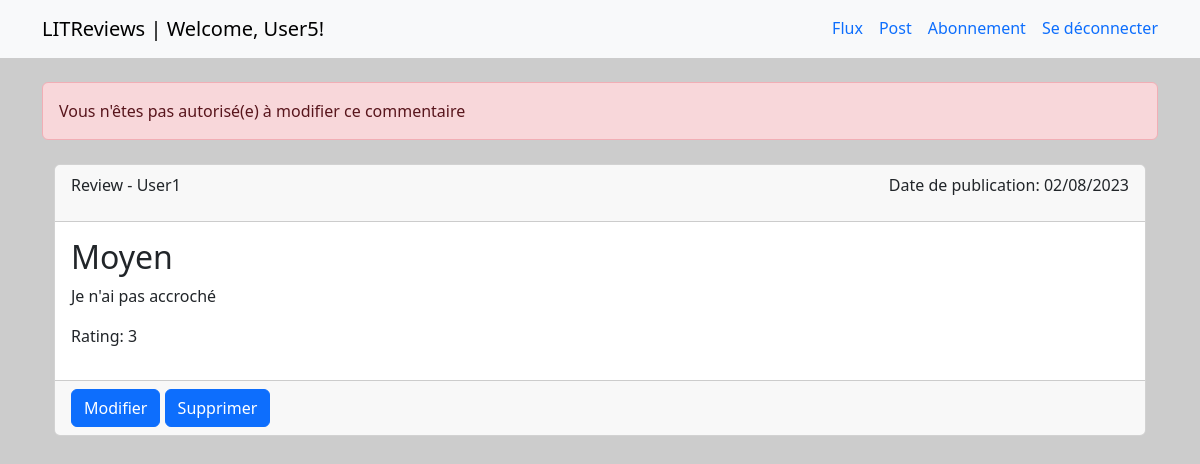
Screenshot of /LITReviews/review/17/change/ (signed in) with the database file from the repository.
### accounts/models.py (models this page shows)
class User(AbstractUser):
    pass

### LITReviews/models.py (models this page shows, shortened)
class Review(models.Model):
    ticket = models.ForeignKey(to=Ticket, on_delete=models.CASCADE)
    rating = models.PositiveSmallIntegerField(
        validators=[MinValueValidator(0), MaxValueValidator(5)]
    )
    headline = models.CharField(max_length=128)
    body = models.CharField(max_length=8192, blank=True)
    user = models.ForeignKey(to=settings.AUTH_USER_MODEL, on_delete=models.CASCADE)
    time_created = models.DateTimeField(auto_now_add=True)

### LITReviews/views.py (the view, shortened to what this page needs)
@login_required
def modify_review(request, review_id):
    error = False
    error_message = ""
    review = Review.objects.get(id=review_id)
    if request.user != review.user and not request.user.is_superuser:
        error = True
        error_message = "Vous n'êtes pas autorisé(e) à modifier ce commentaire"
        context = {
            "review": review,
            "error": error,
            "error_message": error_message,
        }
        return render(request, "LITReviews/review_detail.html", context)

### LITReviews/templates/LITReviews/review_detail.html
{% extends 'LITReviews/base.html' %}
{% block content %}
<div class="container mt-4">
  <div class="card mb-3">
    <div class="card-header">
      <p class="card-author">Review - {{ review.user.username }}</p>
      <p class="card-date">Date de publication: {{ review.time_created|date:"d/m/Y" }}</p>
    </div>
    <div class="card-body">
      <h2 class="card-title">{{ review.headline }}</h2>
      <p class="card-text">{{ review.body }}</p>
      <p class="card-rating">Rating: {{ review.rating }}</p>
    </div>
    <div class="card-footer">
      <a href="{% url 'modify-review' review.id %}" class="btn btn-primary">Modifier</a>
      <a href="{% url 'delete-review' review.id %}" class="btn btn-primary">Supprimer</a>
    </div>
  </div>
</div>
{% endblock %}

### LITReviews/templates/LITReviews/base.html (shortened to what this page needs)
{% load static %}
<!DOCTYPE html>
<html>
<head>
  <link href="https://cdn.jsdelivr.net/npm/bootstrap@5.3.1/dist/css/bootstrap.min.css" rel="stylesheet">
  <link rel="stylesheet" href="https://cdn.jsdelivr.net/npm/bootstrap-icons@1.8.1/font/bootstrap-icons.css">
  <link rel="stylesheet" type="text/css" href="{% static 'LITReviews/styles.css' %}">
</head>
<body class="bg-gray">
  <header>
    <nav class="navbar navbar-expand-lg navbar-light bg-light">
      <div class="container">
        <a class="navbar-brand" href="#">LITReviews {% if request.user.is_authenticated %} <span> | Welcome,
            {{request.user.username }}!</span>{% endif %}</a>
        <div class="collapse navbar-collapse" id="navbarNav">
          <ul class="nav nav-underline ms-auto">
            {% if request.user.is_authenticated %}
            <li class="nav-item">
              <a class="nav-link {% if request.path == '/LITReviews/feed/' %}active{% endif %}" href="{% url 'feed' %}">
                Flux</a>
            </li>
            <li class="nav-item">
              <a class="nav-link {% if request.path == '/LITReviews/post/' %}active{% endif %}"
                href="{% url 'post' %}">Post</a>
            </li>
            <li class="nav-item">
              <a class="nav-link {% if request.path == '/LITReviews/subscription/' %}active{% endif %}"
                href="{% url 'subscription' %}">Abonnement</a>
            </li>
            <li class="nav-item">
              <a class="nav-link" href="{% url 'logout' %}">Se déconnecter</a>
            </li>
            {% endif %}
          </ul>
        </div>
      </div>
    </nav>
  </header>
  <div class="container mt-4">
    {% if error_message %}
    <div class="alert alert-danger">{{ error_message }}</div>
    {% endif %}
    {% block content %}{% endblock content %}
  </div>
</body>
</html>

### LITReviews/static/LITReviews/styles.css (style rules this page uses)
.card-header { display: flex; justify-content: space-between; }
body { background-color: #ccc; }

### rows the page displays
User: user.username "User5"
Review: user.username "User1", time_created "02/08/2023", headline "Moyen", body "Je n'ai pas accroché", rating "3"

### other values shown
{{ error_message }} "Vous n'êtes pas autorisé(e) à modifier ce commentaire"
